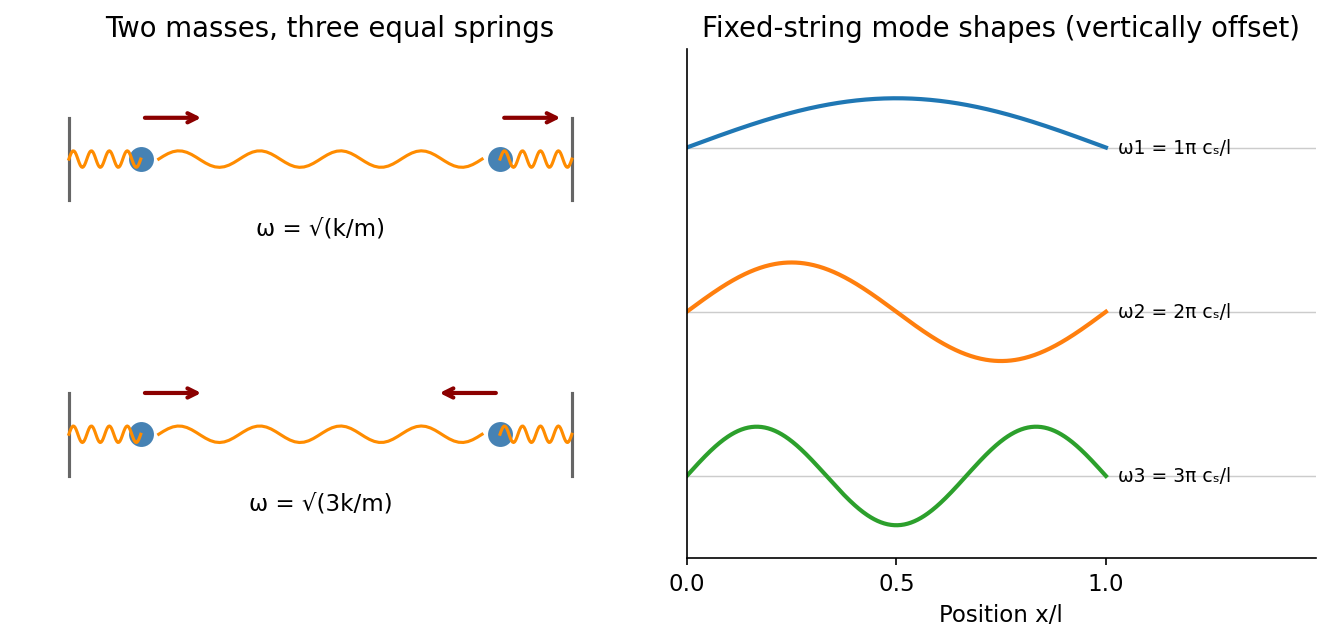

Recreate this plot in Python.
"""Original solution diagram. Tested with Python 3.14.4, numpy 2.3.5, matplotlib 3.10.7.
Run from the mirrored _media directory; output is a basename in the working directory.
"""
from pathlib import Path
import numpy as np
import matplotlib
matplotlib.use('Agg')
import matplotlib.pyplot as plt
plt.rcParams.update({'font.size':11,'figure.facecolor':'white','axes.spines.top':False,'axes.spines.right':False})

fig,axs=plt.subplots(1,2,figsize=(9,4.4))
ax=axs[0]
for row,sign,label in [(1,1,'ω = √(k/m)'),(-1,-1,'ω = √(3k/m)')]:
 ax.plot([-.4,-.4],[row-.3,row+.3],color='.4');ax.plot([2.4,2.4],[row-.3,row+.3],color='.4')
 for lo,hi in [(-.4,0),(.1,1.9),(2,2.4)]:
  xx=np.linspace(lo,hi,70);ax.plot(xx,row+.06*np.sin(np.linspace(0,8*np.pi,70)),color='darkorange')
 ax.scatter([0,2],[row,row],s=120,color='steelblue')
 for x,s in [(0,1),(2,sign)]:ax.annotate('',(x+.36*s,row+.3),(x,row+.3),arrowprops={'arrowstyle':'->','lw':2,'color':'darkred'})
 ax.text(1,row-.55,label,ha='center')
ax.set(xlim=(-.7,2.8),ylim=(-1.9,1.8),title='Two masses, three equal springs');ax.axis('off')
x=np.linspace(0,1,500);ax=axs[1]
for n,offset in [(1,2),(2,1),(3,0)]:
 ax.axhline(offset,color='.8',lw=.7);ax.plot(x,offset+.3*np.sin(n*np.pi*x),lw=2,label=f'n = {n}');ax.text(1.03,offset,f'ω{n} = {n}π cₛ/l',va='center',fontsize=9)
ax.set(xlim=(0,1.5),ylim=(-.5,2.6),xlabel='Position x/l',title='Fixed-string mode shapes (vertically offset)',yticks=[]);ax.set_xticks([0,.5,1]);fig.tight_layout()

fig.savefig(Path(__file__).with_suffix('.png').name,dpi=150,facecolor='white',bbox_inches='tight');plt.close(fig)
